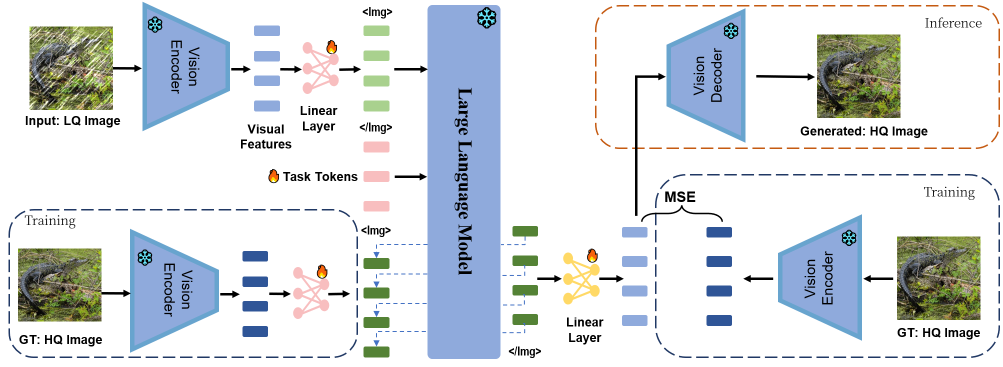
#> input picture assets/main_structure_wencode.png, 2006 x 733 px (shown at 1/2 size)
$ python pack_images.py assets out 5
#> lines starting #> are read from the running program, lines starting #| are printed output that depends on the picture
# this file packs images into a single npy file
# though eliminating any data augmentation, it is useful for fast data loading
import os
import sys
import numpy as np

from PIL import Image,ImageFile
ImageFile.LOAD_TRUNCATED_IMAGES = True
from tqdm import tqdm
import requests
import os
from concurrent.futures import ThreadPoolExecutor
from PIL import Image
IM_SIZE = 256
def load_image(image_path,return_np,image_size:int = IM_SIZE):
    """Load an image and return the path and size of the image."""
    try:
        with Image.open(image_path) as img:
            img = img.convert('RGB').resize((image_size, image_size), Image.BICUBIC)
            if return_np:
                img = np.array(img).transpose(2, 0, 1)
            return (image_path,img)
    except Exception as e:
        raise Exception(f'Error loading image {image_path}: {e}')
def create_npz_from_sample_folder(sample_dir, num=50_000):
    """
    Builds a single .npz file from a folder of .png samples.
    """
    samples = []
    suffix = ('.png','.jpg','jpeg')
    dirs = os.listdir(sample_dir)
    imgs = [dir for dir in dirs if dir.lower().endswith(suffix)]
    num = min(num, len(imgs))
    print(f"Found {len(imgs)} images in {sample_dir}.")
    print(f"[!] resizing all images to {IM_SIZE}x{IM_SIZE} pixels.")
    for i in tqdm(imgs, desc="Building .npz file from samples"):

        sample_pil = Image.open(os.path.join(sample_dir, i)).convert('RGB').resize((IM_SIZE, IM_SIZE), Image.BICUBIC)
        sample_np = np.asarray(sample_pil).astype(np.uint8)
        samples.append(sample_np)
    samples = np.stack(samples)
    assert samples.shape == (num, samples.shape[1], samples.shape[2], 3)
    npz_path = f"{sample_dir}_{IM_SIZE}.npz"
    np.savez(npz_path, arr_0=samples)
    print(f"Saved .npz file to {npz_path} [shape={samples.shape}].")
    return npz_path
def read_images_with_executor(folder_path, max_workers=4, recursive=False,return_np:bool=False, max_size:int = -1):
    """Read all images in the given folder using ThreadPoolExecutor."""
    valid_img_suffix = ['.png', '.jpg', '.jpeg']
    if recursive:
        image_paths = []
        for root, _, files in os.walk(folder_path):
            for f in files:
                if f.lower().endswith(tuple(valid_img_suffix)):
                    image_paths.append(os.path.join(root, f))
    else:
        image_paths = [os.path.join(folder_path, f) for f in os.listdir(folder_path) if f.lower().endswith(('.png', '.jpg', '.jpeg'))]
    if max_size > 0:
        image_paths = image_paths[:max_size]
    print(f'Compressing {len(image_paths)} images in {folder_path}')
    return_nps = [return_np]*len(image_paths)
    # use ThreadPoolExecutor to load images in parallel, with max_workers threads
    with ThreadPoolExecutor(max_workers=max_workers) as executor:
        results = list(tqdm(executor.map(load_image, image_paths,return_nps), total=len(image_paths)))
    # return a list of tuples, each containing the image path and the image
    return results

def main():
    if len(sys.argv) < 3:
        print('Usage: pack_images.py <input_folder> <output_file>|<mode>')
        sys.exit(1)
    input_folder = sys.argv[1]
    output_dir_or_mode = sys.argv[2]
    if output_dir_or_mode == 'npz':
        im_size = 256 if len(sys.argv) < 4 else int(sys.argv[3])
        globals()['IM_SIZE'] = im_size
        create_npz_from_sample_folder(input_folder)
        return
    else:
        output_dir = output_dir_or_mode
    assert os.path.isdir(input_folder), f'Invalid input folder: {input_folder}'
    os.makedirs(output_dir, exist_ok=True)
    image_paths = read_images_with_executor(input_folder,recursive=True,max_workers=64,return_np=True)
#> in load_image, img is the input picture: PIL image 2006x733 RGBA; mean R, G, B, A 33.7, 38.7, 42.6, 71.4
#> in load_image, `img = img.convert('RGB').resize((image_size, image_size), Image.BICUBIC)`:
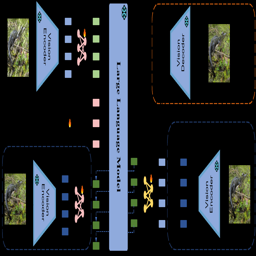
#> img: PIL image 256x256 RGB; mean R, G, B 33.9, 39, 42.8
#> in read_images_with_executor, `results = list(tqdm(executor.map(load_image, image_paths,return_nps), ..`: results = 1 item
#> image_paths = 1 item
    images = []
    idx = 0
    info_dict = {}
    for path, img in image_paths:
        images.append(img)
        info_dict[path] = idx
        idx += 1
#> this loop made 1 pass
#> (path, idx) on pass 1: ('assets/main_structure_wencode.png', 1)
#> after the loop, idx = 1; images = 1 item; info_dict = {'assets/main_structure_wencode.png': 0}
    #images = np.stack(images)
    #transpose to NCHW
    #images = images.transpose(0, 3, 1, 2)
    output_file = os.path.join(output_dir, 'images.npy')
    dict_file = os.path.join(output_dir, 'info_dict.npy')
    np.save(output_file, images)
    np.save(dict_file, info_dict)
    print(f'Saved {len(images)} images to {output_file}, info dict to {dict_file}')
#| Saved 1 images to out/images.npy, info dict to out/info_dict.npy

if __name__ == '__main__':
    main()
